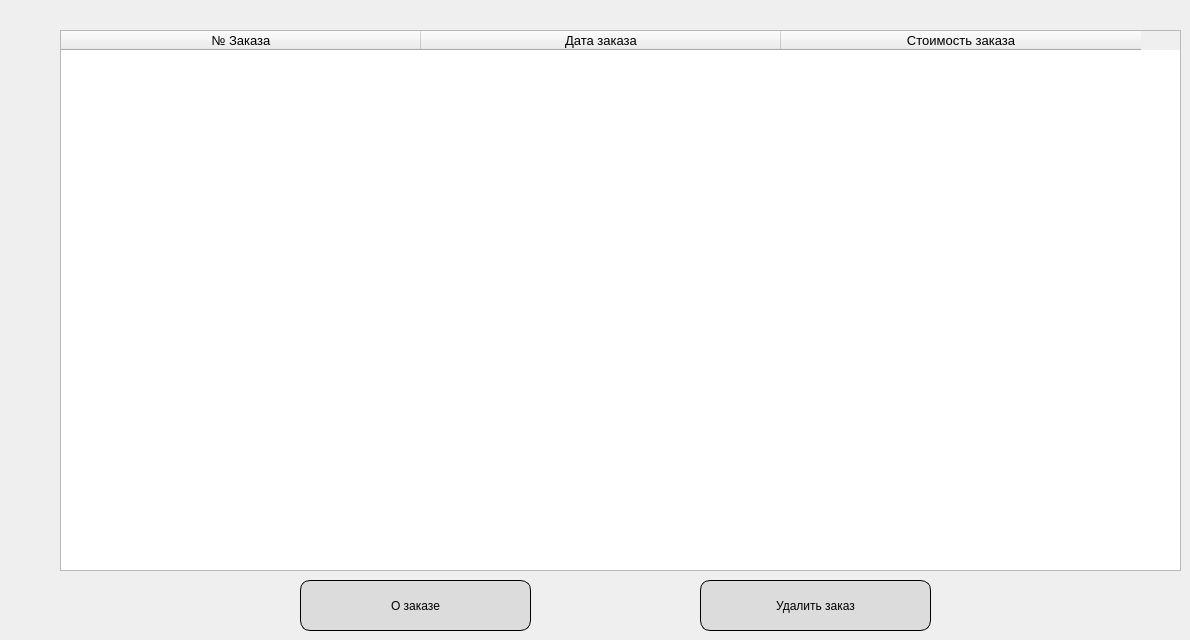
    <widget class="QWidget" name="OrderPage">
     <widget class="QTableWidget" name="tableOrder">
      <property name="geometry">
       <rect>
        <x>60</x>
        <y>30</y>
        <width>1121</width>
        <height>541</height>
       </rect>
      </property>
      <property name="styleSheet">
       <string notr="true"/>
      </property>
      <attribute name="horizontalHeaderDefaultSectionSize">
       <number>360</number>
      </attribute>
      <attribute name="horizontalHeaderMinimumSectionSize">
       <number>49</number>
      </attribute>
      <attribute name="verticalHeaderVisible">
       <bool>false</bool>
      </attribute>
      <attribute name="verticalHeaderMinimumSectionSize">
       <number>30</number>
      </attribute>
      <column>
       <property name="text">
        <string>№ Заказа</string>
       </property>
       <property name="font">
        <font>
         <family>Segoe UI</family>
         <pointsize>10</pointsize>
        </font>
       </property>
      </column>
      <column>
       <property name="text">
        <string>Дата заказа</string>
       </property>
       <property name="font">
        <font>
         <family>Segoe UI</family>
         <pointsize>10</pointsize>
        </font>
       </property>
      </column>
      <column>
       <property name="text">
        <string>Стоимость заказа</string>
       </property>
       <property name="font">
        <font>
         <family>Segoe UI</family>
         <pointsize>10</pointsize>
        </font>
       </property>
      </column>
     </widget>
     <widget class="QPushButton" name="pushButton_OrderInfoMove">
      <property name="geometry">
       <rect>
        <x>300</x>
        <y>580</y>
        <width>231</width>
        <height>51</height>
       </rect>
      </property>
      <property name="styleSheet">
       <string notr="true">QPushButton { border-radius: 10px;border: 1px solid black; color: black; background: rgb(220,220,220);}
QPushButton:hover { background-color: rgba(143, 142, 142, 1); }</string>
      </property>
      <property name="text">
       <string>О заказе</string>
      </property>
     </widget>
     <widget class="QPushButton" name="pushButton_DeleteOrder">
      <property name="geometry">
       <rect>
        <x>700</x>
        <y>580</y>
        <width>231</width>
        <height>51</height>
       </rect>
      </property>
      <property name="styleSheet">
       <string notr="true">QPushButton { border-radius: 10px;border: 1px solid black; color: black; background: rgb(220,220,220);}
QPushButton:hover { background-color: rgba(143, 142, 142, 1); }</string>
      </property>
      <property name="text">
       <string>Удалить заказ</string>
      </property>
     </widget>
    </widget>
